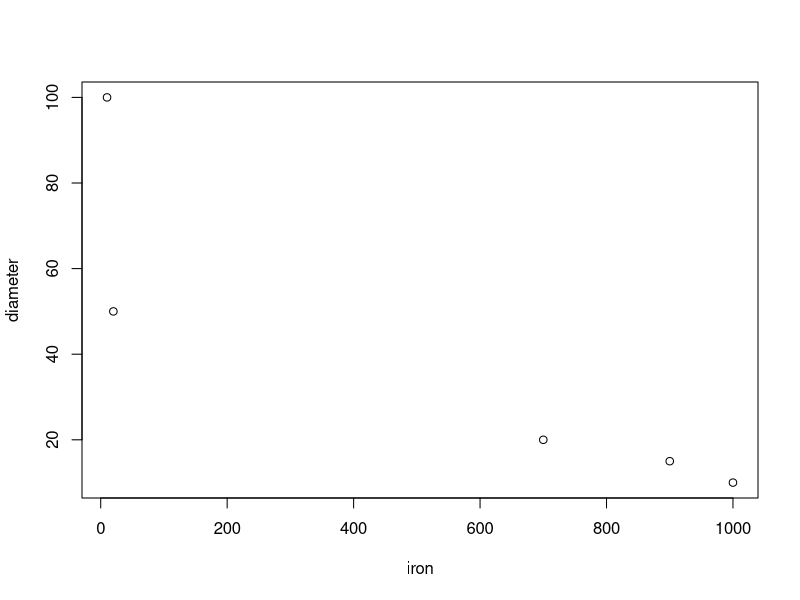
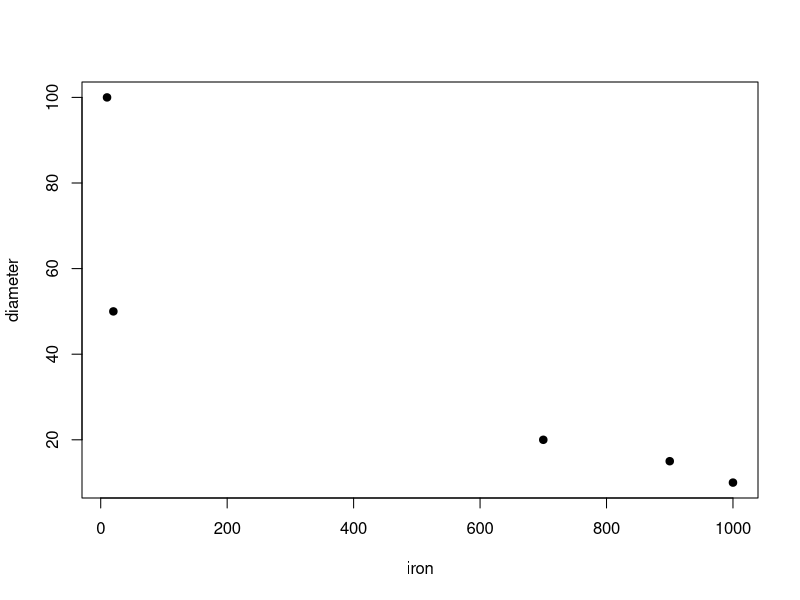
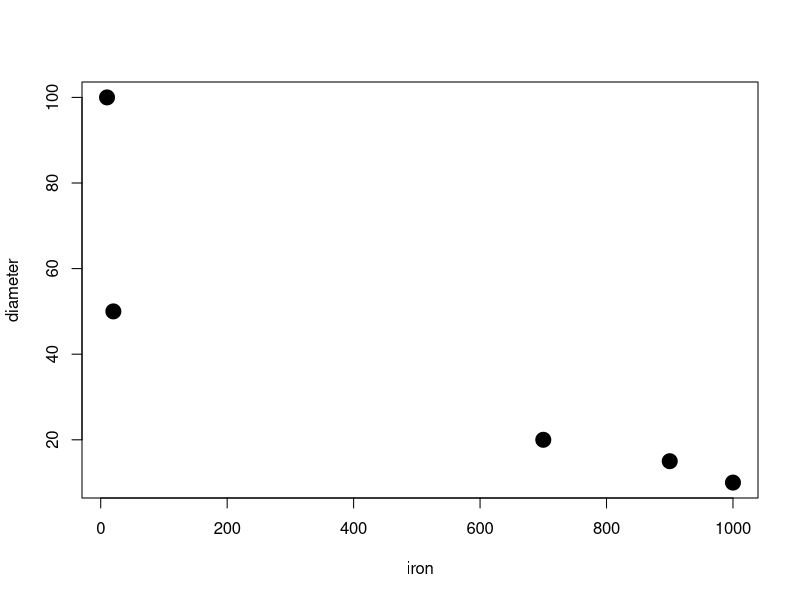
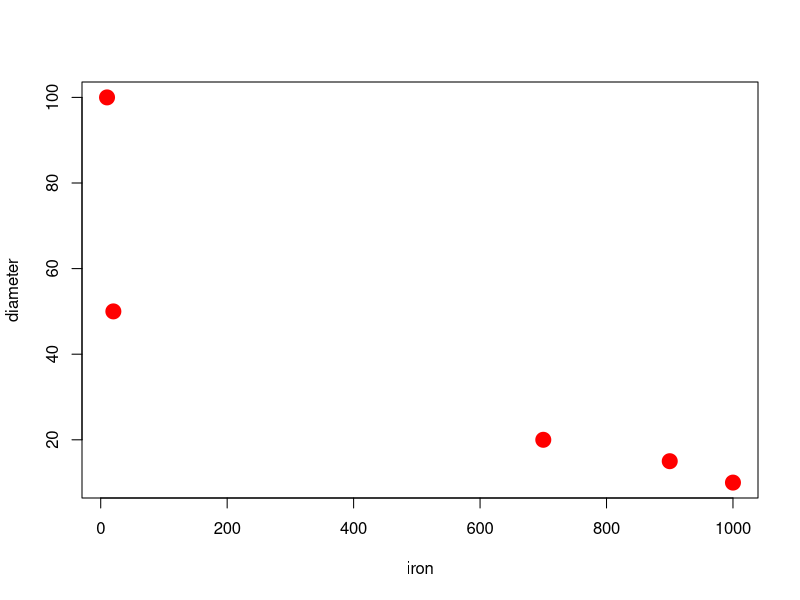

These figures' R source, in order:
# ovo je skripta za vizualizaciju podataka
10+10
#ovo je objekt (može se pisati i = ali ustvari tamara nije = 20 nego samo predstavlja 20)  
tamara <- 10+10

# arrays 
diameter <- c(100, 10, 50, 20, 15)

iron <- c(10, 1000, 20, 700, 900)

#ovo je funkcija gdje su iron i diameter argumenti :
plot (iron, diameter)
plot (iron, diameter, pch=19) #https://www.google.com/search?sca_esv=564367827&rlz=1C1GCEU_enHR1048HR1048&sxsrf=AB5stBgdHDnNOb8hCMEQlqAoW6hiIeA0Xg:1694449007614&q=pch+in+r&tbm=isch&source=lnms&sa=X&ved=2ahUKEwjA78C5-qKBAxX_wAIHHSZeCEwQ0pQJegQIDBAB&biw=1523&bih=787&dpr=1
#neka funkcija budu bez space

plot (iron, diameter, pch=19, cex=2)

plot (iron, diameter, pch=19, cex=2, col="red")

?plot() #sve o funkciji plot ili na rdocumentation.org
